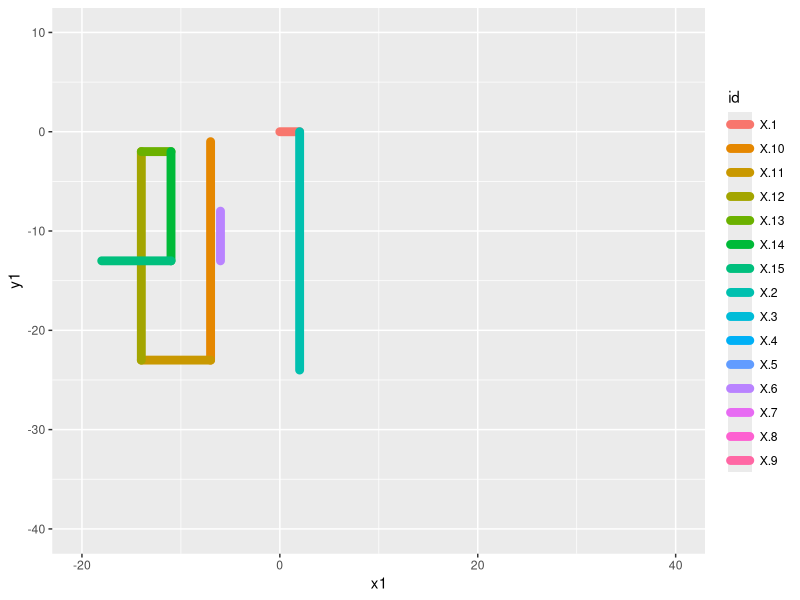

This chart was generated by the following R code:
turn_it <- function(dataframe, len.col, turn = -pi/2) {
  dat <- dataframe
  dat[, "turn"] <- rep(turn, nrow(dataframe))
  dat <- within(dat, { 
    facing <- pi/2 + cumsum(turn)
    exp <- exp(1i * facing)
    move <- dat[, len.col] * exp(1i * facing)
    position <- cumsum(move)
    x2 <- Re(position)
    y2 <- Im(position)
    x1 <- c(0, head(x2, -1))
    y1 <- c(0, head(y2, -1))
  })
  
  dat[, c("x1", "y1", "x2", "y2")] <- 
    lapply(dat[, c("x1", "y1", "x2", "y2")], round, digits=0)
  data.frame(dataframe, dat)
}

n <- 15
set.seed(11)
(dat <- data.frame(id = paste("X", 1:n, sep="."), 
                   lens=sample(1:25, n, replace=TRUE)))

library("ggplot2")

ggplot(turn_it(dat, "lens"), aes(x = x1, y = y1, xend = x2, yend = y2)) + 
  geom_segment(aes(color=id), size=3,lineend = "round") + 
  ylim(c(-40, 10)) + xlim(c(-20, 40))
